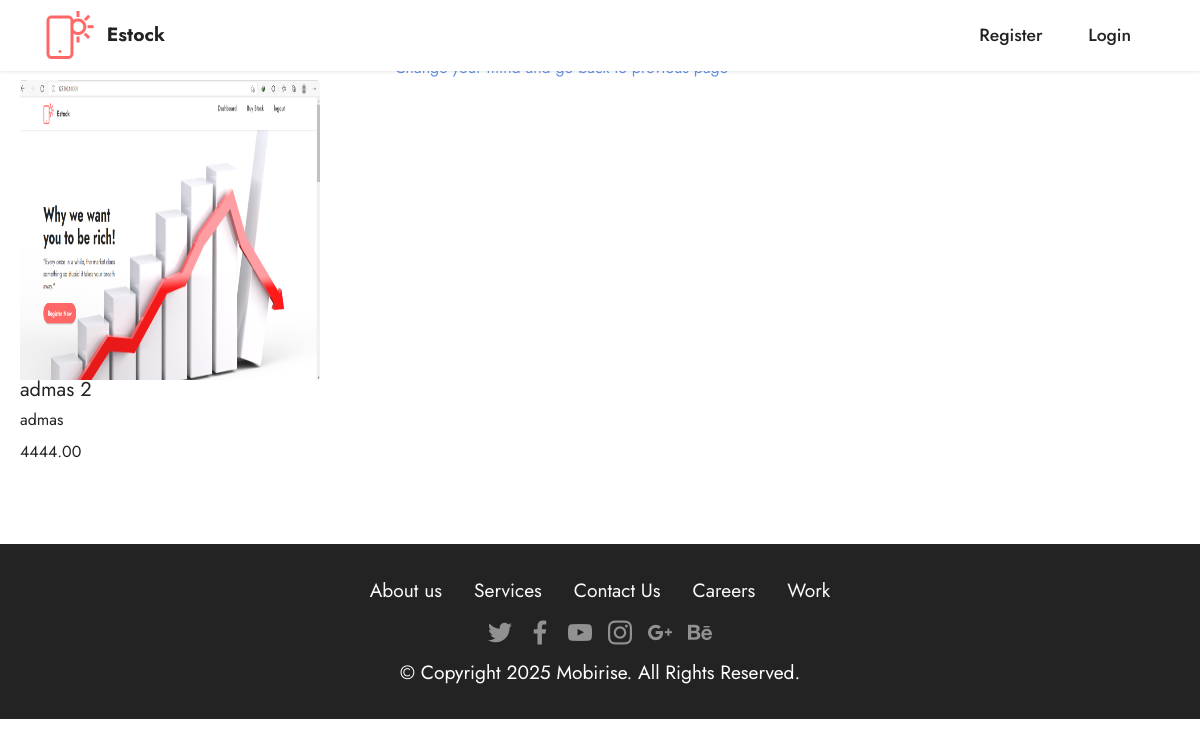
The page /checkout/6 on the database as committed earlier.
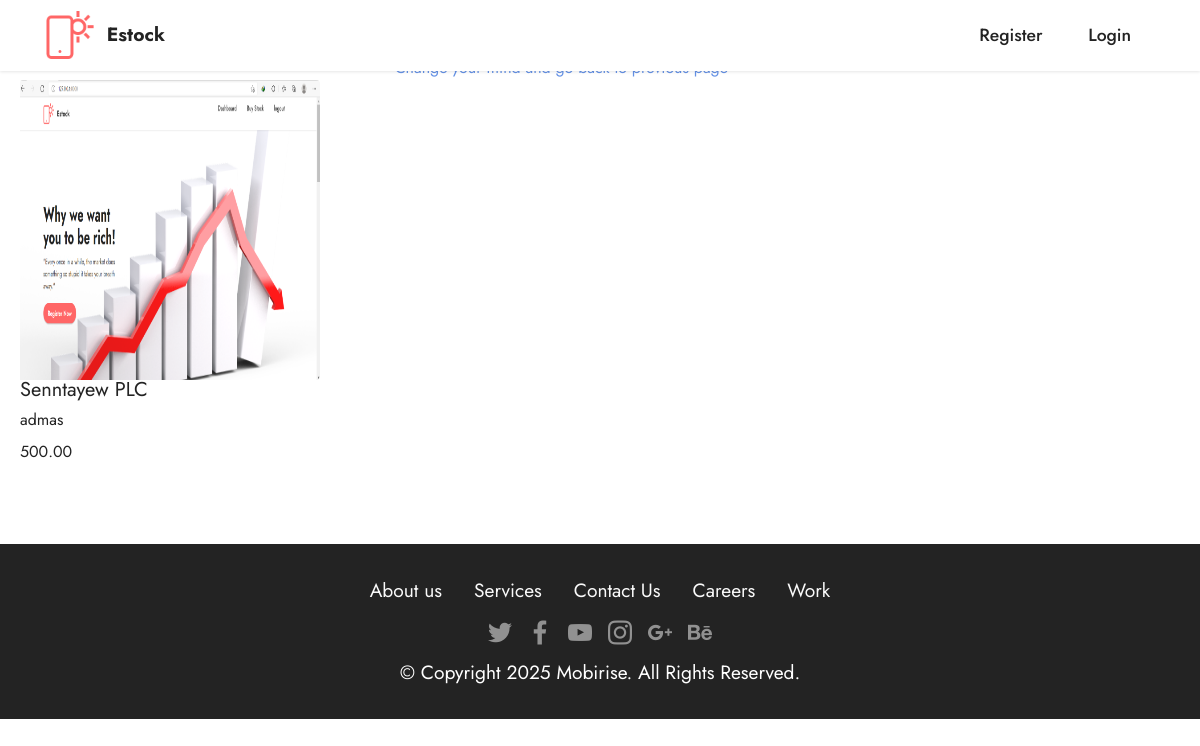
The same page on the database as committed later.
### company/models.py (models this page shows, shortened)
class PostModel(models.Model):
    name = models.CharField(max_length=100, blank=False, null=False)
    bio = models.TextField(blank=False, null=False)
    logo = models.ImageField(blank=False, null=False, upload_to='images/posty')
    price = models.DecimalField(blank=False, null=False, max_digits=9, decimal_places=2)

### Investors/views.py (the view)
# urls.py: path('checkout/<int:stock_id>', views.checkout, name='checkout')
def checkout(request, stock_id):
    Stock = PostModel.objects.get(pk=stock_id)
    context = {'Stock':Stock}
    return render(request, 'investor/checkout.html',context)

### templates/investor/checkout.html (shortened to what this page needs)
{% extends 'investor/base.html' %}
{% load static %}
{% block content %}
 <div class="row">
            <div class="col-4">
                <div class="card" style="">
                    <div class="card-body ">
                        <img src="{{ Stock.logo.url }}" class="card-img-top rounded-right " style="width: 300px; height: 300px">
                        <h5 class="card-title">{{ Stock.name }}</h5>
                        <p class="card-text">{{ Stock.bio }}</p>
                        <p>{{ Stock.price }}</p>
                    </div>
                </div>
                <br><br>
            </div>
     <a href="{% url 'buy' %}">Change your mind and go back to previous page</a>
        </div>
{% endblock %}

Rows that differ between the two databases and show on the page:
changed PostModel "admas": name "admas 2" → "Senntayew PLC"; price "4444.00" → "500.00"
